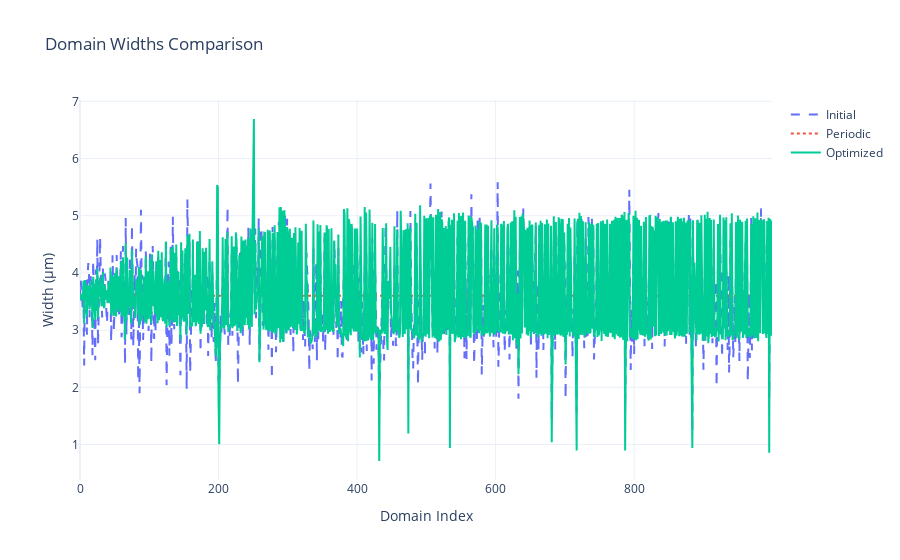
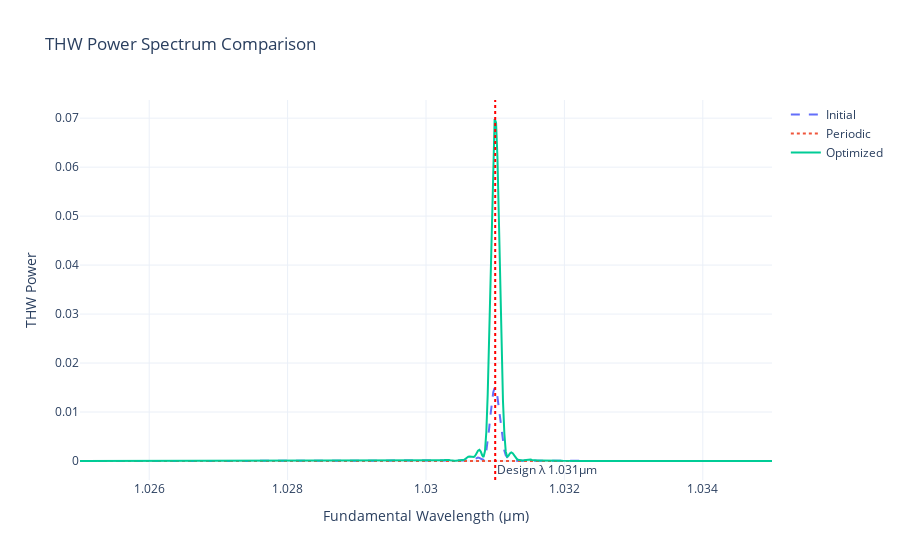
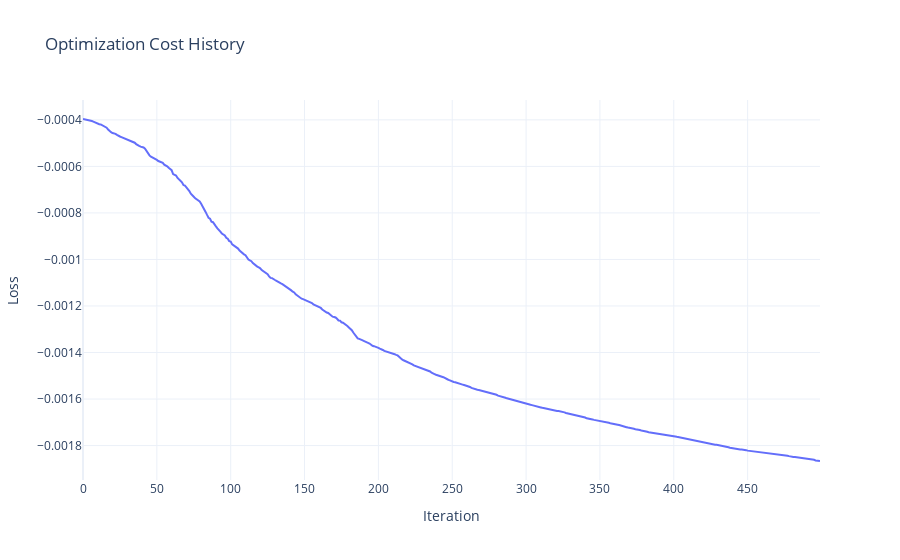

Notebook source saved alongside these figures, in order:
### Code cell
# 4. Visualize the results
print("4. Visualizing optimization results...")
plot_domain_widths(initial_widths, optimized_widths, periodic_widths)
plot_thw_power_spectrum(initial_widths, optimized_widths, periodic_widths, sim_params, config)
plot_cost_history(loss_history)
print(optimized_widths.shape)

# jnp.save(f"optimized_widths_{config.num_domains}_3.npy", optimized_widths)

### Figure 1 — Plotly figure (JSON) as saved in the notebook; plotly's stock layout.template omitted (floating-point values rounded to 4 significant figures; data arrays with more than 128 entries replaced by an {"elided": "..."} marker saying what was removed)
{"data": [{"line": {"dash": "dash"}, "mode": "lines", "name": "Initial", "type": "scatter", "y": {"elided": "1000 float values"}}, {"line": {"dash": "dot"}, "mode": "lines", "name": "Periodic", "type": "scatter", "y": {"elided": "1000 float values"}}, {"mode": "lines", "name": "Optimized", "type": "scatter", "y": {"elided": "1000 float values"}}], "layout": {"title": {"text": "Domain Widths Comparison"}, "xaxis": {"title": {"text": "Domain Index"}}, "yaxis": {"title": {"text": "Width (μm)"}}}}

### Figure 2 — Plotly figure (JSON) as saved in the notebook; plotly's stock layout.template omitted (floating-point values rounded to 4 significant figures; data arrays with more than 128 entries replaced by an {"elided": "..."} marker saying what was removed)
{"data": [{"line": {"dash": "dash"}, "mode": "lines", "name": "Initial", "type": "scatter", "x": {"elided": "500 float values"}, "y": {"elided": "500 float values"}}, {"line": {"dash": "dot"}, "mode": "lines", "name": "Periodic", "type": "scatter", "x": {"elided": "500 float values"}, "y": {"elided": "500 float values"}}, {"mode": "lines", "name": "Optimized", "type": "scatter", "x": {"elided": "500 float values"}, "y": {"elided": "500 float values"}}], "layout": {"annotations": [{"showarrow": false, "text": "Design λ 1.031μm", "x": 1.031, "xanchor": "left", "xref": "x", "y": 0, "yanchor": "bottom", "yref": "y domain"}], "shapes": [{"line": {"color": "red", "dash": "dot"}, "type": "line", "x0": 1.031, "x1": 1.031, "xref": "x", "y0": 0, "y1": 1, "yref": "y domain"}], "title": {"text": "THW Power Spectrum Comparison"}, "xaxis": {"title": {"text": "Fundamental Wavelength (μm)"}}, "yaxis": {"title": {"text": "THW Power"}}}}

### Figure 3 — Plotly figure (JSON) as saved in the notebook; plotly's stock layout.template omitted (floating-point values rounded to 4 significant figures; data arrays with more than 128 entries replaced by an {"elided": "..."} marker saying what was removed)
{"data": [{"mode": "lines", "name": "Loss", "type": "scatter", "y": {"elided": "500 float values"}}], "layout": {"title": {"text": "Optimization Cost History"}, "xaxis": {"title": {"text": "Iteration"}}, "yaxis": {"title": {"text": "Loss"}}}}
